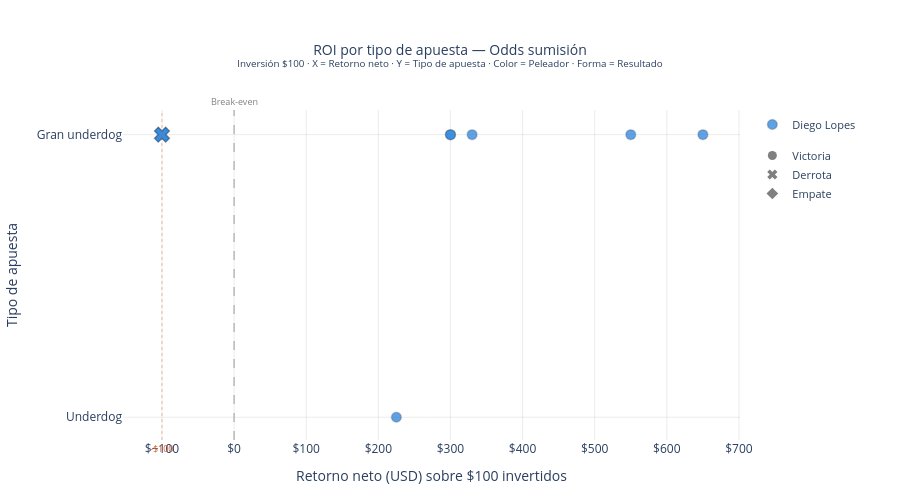

The code cell stored with this chart in its notebook:
### Code cell
import plotly.graph_objects as go
import pandas as pd
import numpy as np

# 1. Configuración
peleadores = ['Diego Lopes']
inversion  = 100

# ✅ Selector de tipo de odds
tipo_odds = 'sub_odds'  # opciones: 'R_odds', 'r_dec_odds', 'r_sub_odds', 'r_ko_odds'

odds_config = {
    'odds'    : {'col_r': 'R_odds',     'col_b': 'B_odds',     'label': 'Odds generales'},
    'dec_odds': {'col_r': 'r_dec_odds', 'col_b': 'b_dec_odds', 'label': 'Odds decisión'},
    'sub_odds': {'col_r': 'r_sub_odds', 'col_b': 'b_sub_odds', 'label': 'Odds sumisión'},
    'ko_odds' : {'col_r': 'r_ko_odds',  'col_b': 'b_ko_odds',  'label': 'Odds KO/TKO'},
}

col_r  = odds_config[tipo_odds]['col_r']
col_b  = odds_config[tipo_odds]['col_b']
label  = odds_config[tipo_odds]['label']

colores_peleador = {
    peleadores[0]: '#378ADD',
    #peleadores[1]: '#D85A30',
    #peleadores[2]: '#1D9E75',
    #peleadores[3]: '#9B59B6',
}

symbol_map = {'Victoria': 'circle', 'Derrota': 'x',  'Empate': 'diamond'}
size_map   = {'Victoria': 10,       'Derrota': 13,    'Empate': 10}

orden_tipo = ['Gran favorito', 'Favorito', "Pick'em", 'Underdog', 'Gran underdog']
color_tipo = {
    'Gran favorito' : '#1D9E75',
    'Favorito'      : '#378ADD',
    "Pick'em"       : '#888780',
    'Underdog'      : '#F39C12',
    'Gran underdog' : '#D85A30',
}

# 2. Funciones
def calcular_retorno(odds, inversion, gano):
    if not gano:
        return -inversion
    if pd.isna(odds):
        return None
    if odds > 0:
        ganancia = inversion * (odds / 100)
    else:
        ganancia = inversion * (100 / abs(odds))
    return round(ganancia, 2)

def get_tipo_apuesta(odds):
    if pd.isna(odds):
        return None
    elif odds < -200:
        return 'Gran favorito'
    elif odds < 0:
        return 'Favorito'
    elif odds < 150:
        return "Pick'em"
    elif odds < 300:
        return 'Underdog'
    else:
        return 'Gran underdog'

# 3. Extraer historial — ahora recibe col_r y col_b dinámicamente
def get_historial_apuestas(nombre, df_ufc, inversion, col_r, col_b):
    mask   = (df_ufc['R_fighter'] == nombre) | (df_ufc['B_fighter'] == nombre)
    peleas = df_ufc[mask].copy()

    registros = []
    for n_pelea, (_, row) in enumerate(peleas.iterrows(), start=1):
        lado = 'R' if row['R_fighter'] == nombre else 'B'

        winner = row['Winner']
        if winner == 'Draw':
            resultado = 'Empate'
            gano      = False
        elif (winner == 'Red'  and lado == 'R') or \
             (winner == 'Blue' and lado == 'B'):
            resultado = 'Victoria'
            gano      = True
        else:
            resultado = 'Derrota'
            gano      = False

        # ✅ Seleccionar columna correcta según lado y tipo de odds elegido
        odds    = row.get(col_r if lado == 'R' else col_b, None)
        retorno = calcular_retorno(odds, inversion, gano)
        tipo    = get_tipo_apuesta(odds)
        oponente= row['B_fighter'] if lado == 'R' else row['R_fighter']
        fecha   = row['date'].strftime('%Y-%m-%d') if pd.notna(row['date']) else 'N/A'

        registros.append({
            'peleador' : nombre,
            'n_pelea'  : n_pelea,
            'resultado': resultado,
            'odds'     : odds,
            'tipo'     : tipo,
            'retorno'  : retorno,
            'oponente' : oponente,
            'fecha'    : fecha,
            'finish'   : row.get('finish', 'N/A'),
        })

    return pd.DataFrame(registros)

# 4. Construir df combinado
df_todos = pd.concat([
    get_historial_apuestas(p, df_ufc, inversion, col_r, col_b)
    for p in peleadores
], ignore_index=True).dropna(subset=['retorno', 'tipo'])

df_todos['tipo'] = pd.Categorical(df_todos['tipo'], categories=orden_tipo, ordered=True)

# 5. Figura
fig = go.Figure()

for resultado in ['Victoria', 'Empate', 'Derrota']:
    for nombre in peleadores:
        grupo = df_todos[
            (df_todos['peleador']  == nombre) &
            (df_todos['resultado'] == resultado)
        ]
        if grupo.empty:
            continue

        fig.add_trace(go.Scatter(
            x    = grupo['retorno'],
            y    = grupo['tipo'],
            mode = 'markers',
            name            = nombre if resultado == 'Victoria' else None,
            legendgroup     = nombre,
            showlegend      = resultado == 'Victoria',
            marker = dict(
                color   = colores_peleador[nombre],
                symbol  = symbol_map[resultado],
                size    = size_map[resultado],
                opacity = 0.80,
                line    = dict(width=1.5, color='rgba(0,0,0,0.2)'),
            ),
            customdata    = grupo[['oponente', 'fecha', 'finish', 'resultado', 'odds', 'n_pelea']].values,
            hovertemplate = (
                f'<b>{nombre}</b> vs %{{customdata[0]}}<br>'
                'Fecha         : %{customdata[1]}<br>'
                'Resultado     : <b>%{customdata[3]}</b><br>'
                'Finalización  : %{customdata[2]}<br>'
                f'Odds ({label}): %{{customdata[4]}}<br>'
                'Retorno neto  : $%{x:.2f}<br>'
                'Pelea #%{customdata[5]}'
                '<extra></extra>'
            ),
        ))

# 6. Referencias
fig.add_vline(
    x=0, line_dash='dash', line_color='rgba(128,128,128,0.5)', line_width=1.5,
    annotation_text='Break-even', annotation_position='top',
    annotation_font=dict(size=9, color='gray'),
)
fig.add_vline(
    x=-inversion, line_dash='dot', line_color='rgba(216,90,48,0.4)', line_width=1,
    annotation_text=f'-${inversion}', annotation_position='bottom',
    annotation_font=dict(size=9, color='#D85A30'),
)

# 7. Leyenda de formas
for sym, lbl in [('circle','Victoria'), ('x','Derrota'), ('diamond','Empate')]:
    fig.add_trace(go.Scatter(
        x=[None], y=[None], mode='markers',
        marker=dict(symbol=sym, size=9, color='gray'),
        name=lbl, showlegend=True, legendgroup='shapes'
    ))

# 8. Layout
fig.update_layout(
    title=dict(
        text=(
            f'ROI por tipo de apuesta — {label}<br>'
            f'<sup>Inversión ${inversion} · X = Retorno neto · Y = Tipo de apuesta · Color = Peleador · Forma = Resultado</sup>'
        ),
        x=0.5, font=dict(size=14),
    ),
    xaxis=dict(
        title     = f'Retorno neto (USD) sobre ${inversion} invertidos',
        gridcolor = 'rgba(128,128,128,0.15)',
        zeroline  = False,
        tickprefix= '$',
    ),
    yaxis=dict(
        title         = 'Tipo de apuesta',
        gridcolor     = 'rgba(128,128,128,0.15)',
        categoryorder = 'array',
        categoryarray = orden_tipo,
    ),
    legend=dict(
        orientation='v', yanchor='top', y=1,
        xanchor='left', x=1.02,
        font=dict(size=11), tracegroupgap=12,
    ),
    paper_bgcolor='rgba(0,0,0,0)',
    plot_bgcolor ='rgba(0,0,0,0)',
    height=500,
    margin=dict(t=110, b=60, l=120, r=160),
)

fig.show()

### Figure 1 — Plotly figure (JSON) as saved in the notebook; plotly's stock layout.template omitted (floating-point values rounded to 4 significant figures)
{"data": [{"customdata": [["Gavin Tucker", "2023-08-05", "SUB", "Victoria", 225, 2], ["Pat Sabatini", "2023-11-11", "KO/TKO", "Victoria", 330, 3], ["Sodiq Yusuff", "2024-04-13", "KO/TKO", "Victoria", 300, 4], ["Dan Ige", "2024-06-29", "U-DEC", "Victoria", 300, 5], ["Brian Ortega", "2024-09-14", "U-DEC", "Victoria", 550, 6], ["Jean Silva", "2025-09-13", "KO/TKO", "Victoria", 650, 8]], "hovertemplate": "<b>Diego Lopes</b> vs %{customdata[0]}<br>Fecha         : %{customdata[1]}<br>Resultado     : <b>%{customdata[3]}</b><br>Finalización  : %{customdata[2]}<br>Odds (Odds sumisión): %{customdata[4]}<br>Retorno neto  : $%{x:.2f}<br>Pelea #%{customdata[5]}<extra></extra>", "legendgroup": "Diego Lopes", "marker": {"color": "#378ADD", "line": {"color": "rgba(0,0,0,0.2)", "width": 1.5}, "opacity": 0.8, "size": 10, "symbol": "circle"}, "mode": "markers", "name": "Diego Lopes", "showlegend": true, "type": "scatter", "x": [225.0, 330.0, 300.0, 300.0, 550.0, 650.0], "y": ["Underdog", "Gran underdog", "Gran underdog", "Gran underdog", "Gran underdog", "Gran underdog"]}, {"customdata": [["Movsar Evloev", "2023-05-06", "U-DEC", "Derrota", 1100, 1], ["Alexander Volkanovski", "2025-04-12", "U-DEC", "Derrota", 750, 7], ["Alexander Volkanovski", "2026-01-31", "U-DEC", "Derrota", 8000, 9]], "hovertemplate": "<b>Diego Lopes</b> vs %{customdata[0]}<br>Fecha         : %{customdata[1]}<br>Resultado     : <b>%{customdata[3]}</b><br>Finalización  : %{customdata[2]}<br>Odds (Odds sumisión): %{customdata[4]}<br>Retorno neto  : $%{x:.2f}<br>Pelea #%{customdata[5]}<extra></extra>", "legendgroup": "Diego Lopes", "marker": {"color": "#378ADD", "line": {"color": "rgba(0,0,0,0.2)", "width": 1.5}, "opacity": 0.8, "size": 13, "symbol": "x"}, "mode": "markers", "showlegend": false, "type": "scatter", "x": [-100.0, -100.0, -100.0], "y": ["Gran underdog", "Gran underdog", "Gran underdog"]}, {"legendgroup": "shapes", "marker": {"color": "gray", "size": 9, "symbol": "circle"}, "mode": "markers", "name": "Victoria", "showlegend": true, "type": "scatter", "x": [null], "y": [null]}, {"legendgroup": "shapes", "marker": {"color": "gray", "size": 9, "symbol": "x"}, "mode": "markers", "name": "Derrota", "showlegend": true, "type": "scatter", "x": [null], "y": [null]}, {"legendgroup": "shapes", "marker": {"color": "gray", "size": 9, "symbol": "diamond"}, "mode": "markers", "name": "Empate", "showlegend": true, "type": "scatter", "x": [null], "y": [null]}], "layout": {"annotations": [{"font": {"color": "gray", "size": 9}, "showarrow": false, "text": "Break-even", "x": 0, "xanchor": "center", "xref": "x", "y": 1, "yanchor": "bottom", "yref": "y domain"}, {"font": {"color": "#D85A30", "size": 9}, "showarrow": false, "text": "-$100", "x": -100, "xanchor": "center", "xref": "x", "y": 0, "yanchor": "top", "yref": "y domain"}], "height": 500, "legend": {"font": {"size": 11}, "orientation": "v", "tracegroupgap": 12, "x": 1.02, "xanchor": "left", "y": 1, "yanchor": "top"}, "margin": {"b": 60, "l": 120, "r": 160, "t": 110}, "paper_bgcolor": "rgba(0,0,0,0)", "plot_bgcolor": "rgba(0,0,0,0)", "shapes": [{"line": {"color": "rgba(128,128,128,0.5)", "dash": "dash", "width": 1.5}, "type": "line", "x0": 0, "x1": 0, "xref": "x", "y0": 0, "y1": 1, "yref": "y domain"}, {"line": {"color": "rgba(216,90,48,0.4)", "dash": "dot", "width": 1}, "type": "line", "x0": -100, "x1": -100, "xref": "x", "y0": 0, "y1": 1, "yref": "y domain"}], "title": {"font": {"size": 14}, "text": "ROI por tipo de apuesta — Odds sumisión<br><sup>Inversión $100 · X = Retorno neto · Y = Tipo de apuesta · Color = Peleador · Forma = Resultado</sup>", "x": 0.5}, "xaxis": {"gridcolor": "rgba(128,128,128,0.15)", "tickprefix": "$", "title": {"text": "Retorno neto (USD) sobre $100 invertidos"}, "zeroline": false}, "yaxis": {"categoryarray": ["Gran favorito", "Favorito", "Pick'em", "Underdog", "Gran underdog"], "categoryorder": "array", "gridcolor": "rgba(128,128,128,0.15)", "title": {"text": "Tipo de apuesta"}}}}
